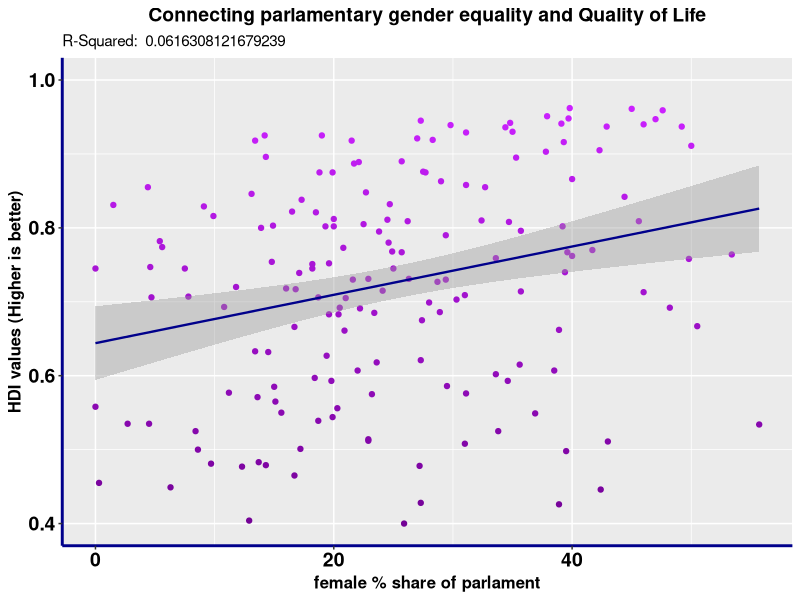
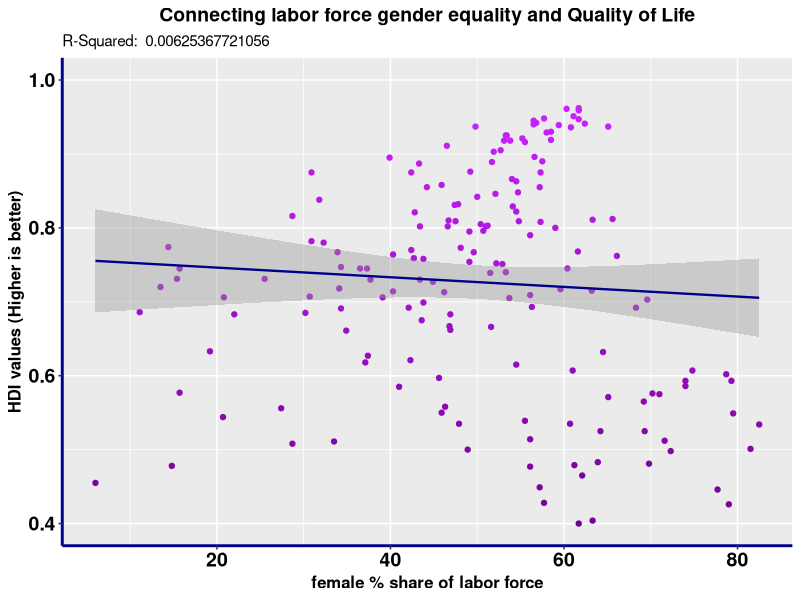
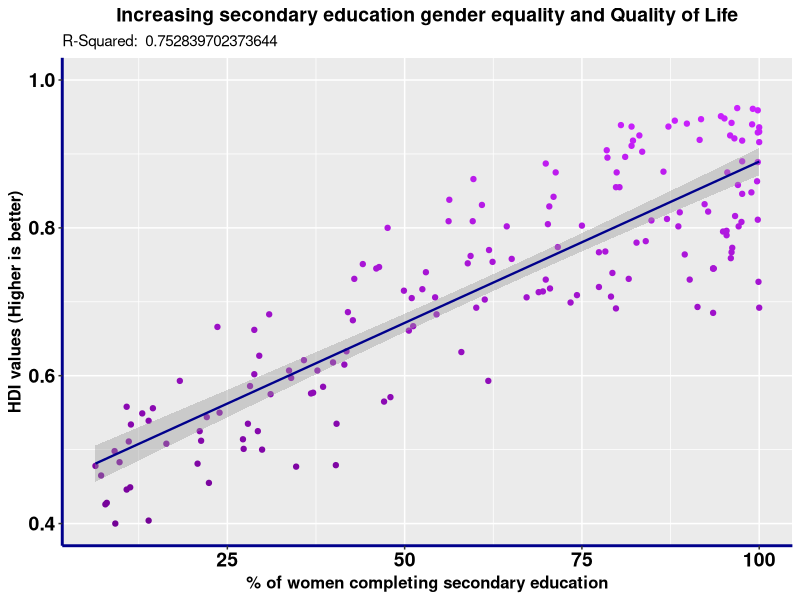
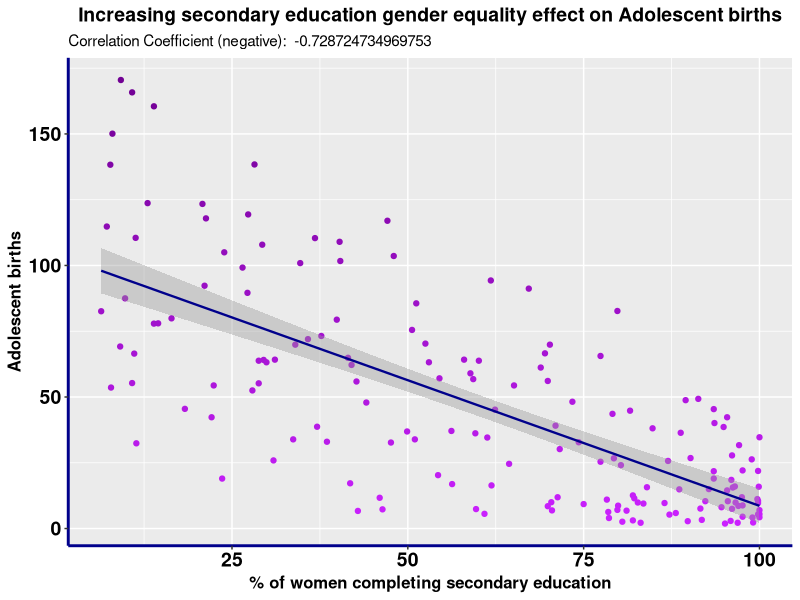
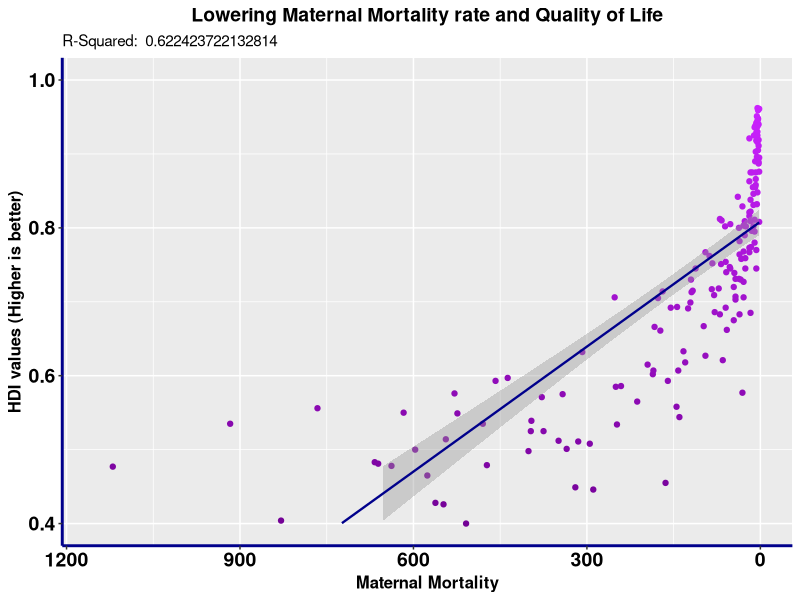
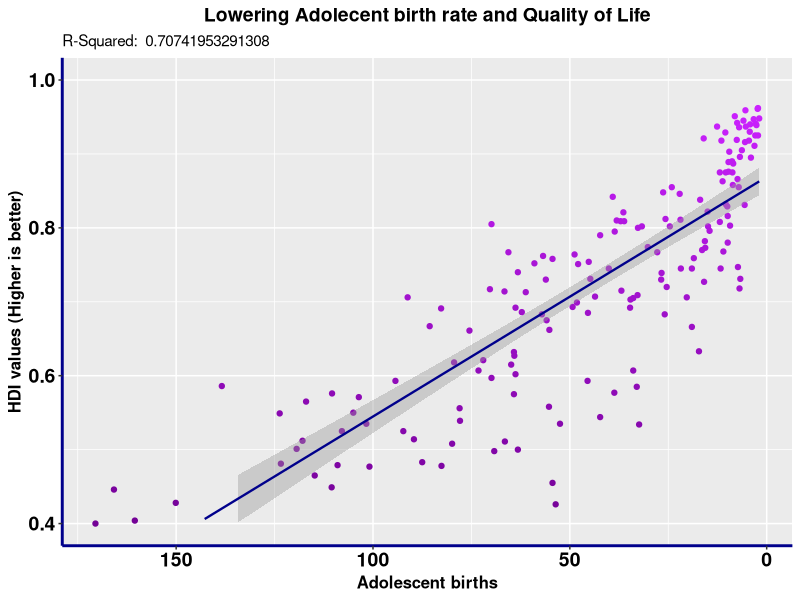
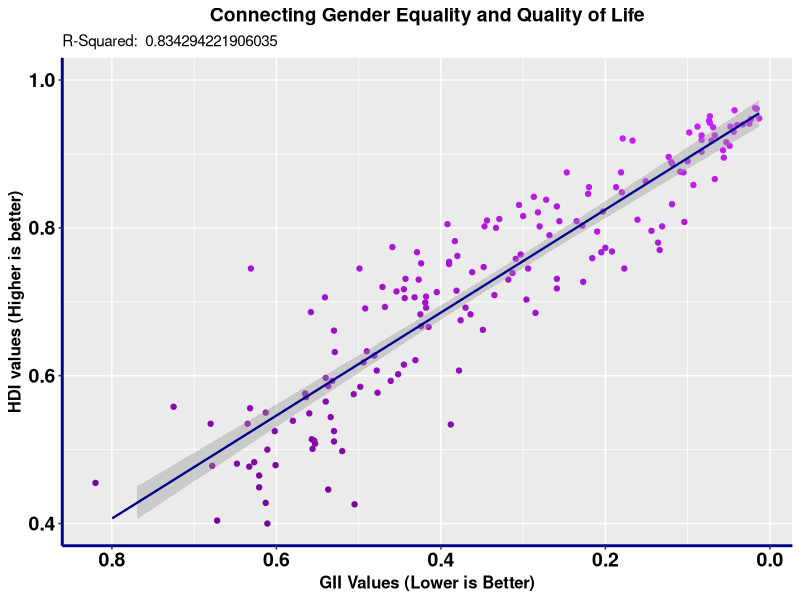

Source code (R) for these figures, in order: (Note: this script raises an error after producing the figures.)
#Stat 325 Final Project
#Ellie Lagrave

#library(dplyr)
#library(tidyverse)

#Import our CSV data into R studio

setwd('./') #set directory (relative pathing here)

dataFrame = read.csv("combdata.csv")


#Test our data was imported correctly
#head(dataFrame)
#head(hdi_data)

#Our data contains multiple columns of NA, or junk data, remove them
#(probably headers from excel format conversion)
dataFrame = subset(dataFrame, select = 
                     -c(X.1, X.3, X.5, X.7, X.9, X.11, X.13, X.15, X.17,
                        X.18, X.20, X.22, X.24, X.26, X.28, X.30, X.31, X.32))

#Data frame columns look clean, now clean the rows
#We want to remove na rows, ".." rows and "" rows
dataFrame <- dataFrame[!apply(is.na(dataFrame) 
                              | dataFrame$X == ".." 
                              | dataFrame$X == ""
                              | dataFrame$X.4 == "NA"
                              , 1, all),]

#Our rown names are now non sequential from our removal
rownames(dataFrame) <- 1:nrow(dataFrame)

#The end of the data has 15 rows of global/regional data
#subset them just incase we need later (then remove)
comb_global_data <- dataFrame[174:188, ]

#fix global data index
rownames(comb_global_data) <- 1:nrow(comb_global_data)

# Now we want to subset our rows remove global data (footer data)
dataFrame <- head(dataFrame, -15)

#Now we need to remove empty/unneeded header rows
dataFrame = dataFrame[-c(1:3),]

#Our rown names are now non sequential from our removal (again)
rownames(dataFrame) <- 1:nrow(dataFrame)

#Our data frame column names are generic, lets rename columns 
newGiiColumnNames <- c(
  "hdiRank", 
  "country", 
  "giiValue",
  "giiRank",
  "maternalMortality",
  "adolBirthRate",
  "fSeatsParlament",
  "fSecondaryEdu",
  "mSecondaryEdu",
  "fLaborForce",
  "mLaborForce",
  "hdiValue",
  "lifeExpec",
  "expecYearsSchool",
  "meanYearsSchool",
  "gniCapita",
  "gniMinusHdiRank"
)

for (i in 1:17) {
  names(dataFrame)[i] <- newGiiColumnNames[i]
}

# Data was visually inspected by scrolling through, both are clean
#   colnames(dataFrame)
# Now, looking at our data it is stored as characters, convert to numeric values
dataFrame[, c(1,3:15,17)] <- sapply(dataFrame[, c(1,3:15,17)], as.numeric)
# Data type check looks good
str(dataFrame)

# Lets reverse the value of gii ratio (closer to 0 is better)
#   to match HDI value (closer to 1 is better)
# I.e. (1 - gii value) = giiValueReversed
dataFrame$giiValue <- 1 - dataFrame$giiValue

# We will be comparing several predictors to hdiValues:

#Now lets test correlation between several variables and result (hdi) 
paste("correlation (adolBirthRate and MaternalMortality): ", 
      cor(dataFrame$adolBirthRate,dataFrame$maternalMortality))
paste("correlation (fParlament and adolBirthrate): ", 
      cor(dataFrame$fSeatsParlament,dataFrame$adolBirthRate))
paste("correlation (fParlament and fEdu): ", 
      cor(dataFrame$fSeatsParlament,dataFrame$fSecondaryEdu))
paste("correlation (fParlament and fLabor): ", 
      cor(dataFrame$fSeatsParlament,dataFrame$fLaborForce))

#this has been shown before, more edu less births when young
paste("correlation (fEdu and adolBirthRate): ", #some corr 
      cor(dataFrame$fSecondaryEdu,dataFrame$adolBirthRate))
paste("correlation (fEdu and fLabor): ", 
      cor(dataFrame$fSecondaryEdu,dataFrame$fLaborForce))

# Adol birth rate and maternal mortality correlation coefficient is 0.75
# Therefore we will only use one of those predictors
# predictors are: adolBirthrate, fSeatParlament, fSecondaryEdu, fLaborForce

giiHdiCor <- cor(dataFrame$giiValue,dataFrame$hdiValue);
paste("correlation (hdi and gii): ", giiHdiCor)

fLaborCor <- cor(dataFrame$hdiValue,dataFrame$fLaborForce)
paste("correlation (hdi and fLabor): ", fLaborCor)
fSeatCor <- cor(dataFrame$hdiValue,dataFrame$fSeatsParlament)
paste("correlation (hdi and fParlament): ", fSeatCor)
fSecCor <- cor(dataFrame$hdiValue,dataFrame$fSecondaryEdu)
paste("correlation (hdi and fEdu): ",fSecCor)
adolCor <- cor(dataFrame$hdiValue,dataFrame$adolBirthRate)
paste("correlation (hdi and adol): ",adolCor)
fsecAdolCor <- cor(dataFrame$fSecondaryEdu,dataFrame$adolBirthRate)
paste("correlation (fSec and adolBirthRate): ", fsecAdolCor)
maternalCor <- cor(dataFrame$hdiValue,dataFrame$maternalMortality)
paste("correlation (hdi and maternal mortality): ", maternalCor)

#largest correlation between hdi and predictors we see is fEdu and adolBirthrate
library(ggplot2)


#as suggested from our CC calculations, on a scatter plot there is very little 
#relationship between hdi and fSeatsParlament or fLaborForce
ggplot(dataFrame, aes(x=fSeatsParlament, y=hdiValue)) +
  geom_point(aes(color=hdiValue)) +
  labs(x = "female % share of parlament",
       y = "HDI values (Higher is better)") +
  theme(plot.title = element_text(
    hjust = 0.5, face="bold", 
    color="black", 
    size=14),
    axis.title.x = element_text(
      size=12, 
      face="bold"),
    axis.title.y = element_text(
      size=12, 
      face="bold"),
    axis.text.x = element_text(
      face="bold", 
      color="black", 
      size=14),
    axis.text.y = element_text(
      face="bold", 
      color= "black", 
      size=14),
    axis.line = element_line(
      colour = "darkblue", 
      size = 1, 
      linetype = "solid"), 
    legend.position="none"
  ) +
  scale_y_continuous(limits=c(0.4, 1)) +
  ggtitle("Connecting parlamentary gender equality and Quality of Life",
          subtitle = paste("R-Squared: ", fSeatCor**2)) +     
  scale_color_gradient(low = "#710193", high = "#cb21ff") +
geom_smooth(method = "lm", 
            formula = y ~ x, 
            color = "darkblue", 
            size=0.8) 



ggplot(dataFrame, aes(x=fLaborForce, y=hdiValue)) +
  geom_point(aes(color=hdiValue)) +
  labs(x = "female % share of labor force",
       y = "HDI values (Higher is better)") +
  theme(plot.title = element_text(
    hjust = 0.5, face="bold", 
    color="black", 
    size=14),
    axis.title.x = element_text(
      size=12, 
      face="bold"),
    axis.title.y = element_text(
      size=12, 
      face="bold"),
    axis.text.x = element_text(
      face="bold", 
      color="black", 
      size=14),
    axis.text.y = element_text(
      face="bold", 
      color= "black", 
      size=14),
    axis.line = element_line(
      colour = "darkblue", 
      size = 1, 
      linetype = "solid"), 
    legend.position="none"
  ) +
  scale_y_continuous(limits=c(0.4, 1)) +
  ggtitle("Connecting labor force gender equality and Quality of Life",
          subtitle = paste("R-Squared: ", fLaborCor**2)) +     
  scale_color_gradient(low = "#710193", high = "#cb21ff") +
 # geom_vline(xintercept = 52.2) #canada is median (52.2)
geom_smooth(method = "lm", 
            formula = y ~ x, 
            color = "darkblue", 
            size=0.8) 


#Also, as suggested with our cc calculations, on a scatter plot there is a noticable
#trend between hdi and predictors
ggplot(dataFrame, aes(x=fSecondaryEdu, y=hdiValue)) +
  geom_point(aes(color=hdiValue)) +
  labs(x = "% of women completing secondary education",
       y = "HDI values (Higher is better)") +
  theme(plot.title = element_text(
    hjust = 0.5, face="bold", 
    color="black", 
    size=14),
    axis.title.x = element_text(
      size=12, 
      face="bold"),
    axis.title.y = element_text(
      size=12, 
      face="bold"),
    axis.text.x = element_text(
      face="bold", 
      color="black", 
      size=14),
    axis.text.y = element_text(
      face="bold", 
      color= "black", 
      size=14),
    axis.line = element_line(
      colour = "darkblue", 
      size = 1, 
      linetype = "solid"), 
    legend.position="none"
  ) +
  scale_y_continuous(limits=c(0.4, 1)) +
  ggtitle("Increasing secondary education gender equality and Quality of Life",
          subtitle = paste("R-Squared: ", fSecCor**2)) +     
  scale_color_gradient(low = "#710193", high = "#cb21ff") +
  geom_smooth(method = "lm", 
              formula = y ~ x, 
              color = "darkblue", 
              size=0.8) 

#Now lets show increasing education lowers adol birth rate
#This shows our need to fund more female secondary edu
#Greatest effect on HDI and also lowers AdolBirthRate 
#which causes secondary effect o n raising HDI

ggplot(dataFrame, aes(y=adolBirthRate, x=fSecondaryEdu)) +
  geom_point(aes(color=-adolBirthRate)) +
  labs(x = "% of women completing secondary education",
       #"Adolescent births per 1,000 women ages 15–19"
       y = "Adolescent births") +
  theme(plot.title = element_text(
    hjust = 0.5, face="bold", 
    color="black", 
    size=14),
    axis.title.x = element_text(
      size=12, 
      face="bold"),
    axis.title.y = element_text(
      size=12, 
      face="bold"),
    axis.text.x = element_text(
      face="bold", 
      color="black", 
      size=14),
    axis.text.y = element_text(
      face="bold", 
      color= "black", 
      size=14),
    axis.line = element_line(
      colour = "darkblue", 
      size = 1, 
      linetype = "solid"), 
    legend.position="none"
  ) +
  ggtitle("Increasing secondary education gender equality effect on Adolescent births",
          subtitle = paste("Correlation Coefficient (negative): ", 
                           fsecAdolCor)) +     
  scale_color_gradient(low = "#710193", high = "#cb21ff") +
  geom_smooth(method = "lm", 
              formula = y ~ x, 
              color = "darkblue", 
              size=0.8) 


ggplot(dataFrame, aes(x=maternalMortality, y=hdiValue)) +
  geom_point(aes(color=hdiValue)) +
  scale_x_reverse() + #reverse to get on same x,y xoord system
  #Maternal deaths per 100,000 live births
  labs(x = "Maternal Mortality",
       y = "HDI values (Higher is better)") +
  theme(plot.title = element_text(
    hjust = 0.5, face="bold", 
    color="black", 
    size=14),
    axis.title.x = element_text(
      size=12, 
      face="bold"),
    axis.title.y = element_text(
      size=12, 
      face="bold"),
    axis.text.x = element_text(
      face="bold", 
      color="black", 
      size=14),
    axis.text.y = element_text(
      face="bold", 
      color= "black", 
      size=14),
    axis.line = element_line(
      colour = "darkblue", 
      size = 1, 
      linetype = "solid"), 
    legend.position="none"
  ) +
  scale_y_continuous(limits=c(0.4, 1)) +
  ggtitle("Lowering Maternal Mortality rate and Quality of Life",
          subtitle = paste("R-Squared: ", 
                           maternalCor**2)) +     
  scale_color_gradient(low = "#710193", high = "#cb21ff") +
  geom_smooth(method = "lm", 
              formula = y ~ x, 
              color = "darkblue", 
              size=0.8) 





ggplot(dataFrame, aes(x=adolBirthRate, y=hdiValue)) +
  geom_point(aes(color=hdiValue)) +
  scale_x_reverse() + #reverse to get on same x,y xoord system
  #Adolescent births per 1,000 women ages 15–19
  labs(x = "Adolescent births",
       y = "HDI values (Higher is better)") +
  theme(plot.title = element_text(
    hjust = 0.5, face="bold", 
    color="black", 
    size=14),
    axis.title.x = element_text(
      size=12, 
      face="bold"),
    axis.title.y = element_text(
      size=12, 
      face="bold"),
    axis.text.x = element_text(
      face="bold", 
      color="black", 
      size=14),
    axis.text.y = element_text(
      face="bold", 
      color= "black", 
      size=14),
    axis.line = element_line(
      colour = "darkblue", 
      size = 1, 
      linetype = "solid"), 
    legend.position="none"
  ) +
  guides(fill="none") +
  scale_y_continuous(limits=c(0.4, 1)) +
  ggtitle("Lowering Adolecent birth rate and Quality of Life",
          subtitle = paste("R-Squared: ", adolCor**2)) +     
  scale_color_gradient(low = "#710193", high = "#cb21ff") +
  geom_smooth(method = "lm", 
              formula = y ~ x, 
              color = "darkblue", 
              size=0.8) 



giiNonReversed <- -dataFrame$giiValue + 1
ggplot(dataFrame, aes(x=giiNonReversed, y=hdiValue)) +
  geom_point(aes(color=hdiValue)) +
  scale_x_reverse() + #reverse to get on same x,y xoord system
  #Adolescent births per 1,000 women ages 15–19
  labs(x = "GII Values (Lower is Better)",
       y = "HDI values (Higher is better)") +
  theme(plot.title = element_text(
    hjust = 0.5, face="bold", 
    color="black", 
    size=14),
    axis.title.x = element_text(
      size=12, 
      face="bold"),
    axis.title.y = element_text(
      size=12, 
      face="bold"),
    axis.text.x = element_text(
      face="bold", 
      color="black", 
      size=14),
    axis.text.y = element_text(
      face="bold", 
      color= "black", 
      size=14),
    axis.line = element_line(
      colour = "darkblue", 
      size = 1, 
      linetype = "solid"), 
    legend.position="none"
  ) +
  #guides(fill="none") +
  scale_y_continuous(limits=c(0.4, 1)) +
  ggtitle("Connecting Gender Equality and Quality of Life",
          subtitle = paste("R-Squared: ", giiHdiCor**2)) +     
  scale_color_gradient(low = "#710193", high = "#cb21ff") +
  geom_smooth(method = "lm", 
              formula = y ~ x, 
              color = "darkblue", 
              size=0.8) 

# This will create a box plot of the sales column from a data frame named advertising
plot <- advertising %>%
  ggplot(aes(sales, sales)) +
  geom_boxplot()


#adolBirthRate maternalMortality 
#fSecondaryEdu fLaborForce fSeatsParlament

#Use box plots to look for outliers
ggplot(dataFrame) +
  aes(x = maternalMortality, y = hdiValue) +
  geom_boxplot(fill = "#0c4c8a", outlier.colour="red", 
               outlier.shape=8, outlier.size=4)
ggplot(dataFrame) +
  aes(x = adolBirthRate, y = hdiValue) +
  geom_boxplot(fill = "#0c4c8a", outlier.colour="red", 
               outlier.shape=8,outlier.size=4) +
  theme_minimal()
ggplot(dataFrame) +
  aes(x = fSecondaryEdu, y = hdiValue) +
  geom_boxplot(fill = "#0c4c8a", outlier.colour="red", 
               outlier.shape=8, outlier.size=4) +
  theme_minimal()
ggplot(dataFrame) +
  aes(x = fLaborForce, y = hdiValue) +
  geom_boxplot(fill = "#0c4c8a", outlier.colour="red",
               outlier.shape=8, outlier.size=4) +
  theme_minimal()
ggplot(dataFrame) +
  aes(x = fSeatsParlament, y = hdiValue) +
  geom_boxplot(fill = "#0c4c8a", outlier.colour="red", 
               outlier.shape=8, outlier.size=4) +
  theme_minimal()




